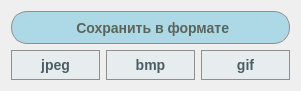
   <widget class="QWidget" name="gridLayoutWidget_3">
    <property name="geometry">
     <rect>
      <x>530</x>
      <y>760</y>
      <width>301</width>
      <height>91</height>
     </rect>
    </property>
    <layout class="QGridLayout" name="gridLayout_4">
     <item row="2" column="1">
      <widget class="QPushButton" name="pushButton_bmp">
       <property name="styleSheet">
        <string notr="true">QPushButton {
    background-color: rgb(231, 236, 238);
    border-radius: 16px;
    border: 1.4px solid #8f8f91;
    font: bold 14px;
    padding: 6px;
    color: rgb(74,94,101);
}

QPushButton:hover {
    background-color: rgb(200, 200, 200);
}

QPushButton:pressed {
    background-color: rgba(170, 174, 184); 
}
</string>
       </property>
       <property name="text">
        <string>bmp</string>
       </property>
      </widget>
     </item>
     <item row="2" column="2">
      <widget class="QPushButton" name="pushButton_gif">
       <property name="styleSheet">
        <string notr="true">QPushButton {
    background-color: rgb(231, 236, 238);
    border-radius: 16px;
    border: 1.4px solid #8f8f91;
    font: bold 14px;
    padding: 6px;
    color: rgb(74,94,101);
}

QPushButton:hover {
    background-color: rgb(200, 200, 200);
}

QPushButton:pressed {
    background-color: rgba(170, 174, 184); 
}
</string>
       </property>
       <property name="text">
        <string>gif</string>
       </property>
      </widget>
     </item>
     <item row="2" column="0">
      <widget class="QPushButton" name="pushButton_jpeg">
       <property name="styleSheet">
        <string notr="true">QPushButton {
    background-color: rgb(231, 236, 238);
    border-radius: 16px;
    border: 1.4px solid #8f8f91;
    font: bold 14px;
    padding: 6px;
    color: rgb(74,94,101);
}

QPushButton:hover {
    background-color: rgb(200, 200, 200);
}

QPushButton:pressed {
    background-color: rgba(170, 174, 184); 
}
</string>
       </property>
       <property name="text">
        <string>jpeg</string>
       </property>
      </widget>
     </item>
     <item row="0" column="0" colspan="3">
      <widget class="QLabel" name="label_23">
       <property name="styleSheet">
        <string notr="true">QLabel {
	background-color: rgb(173, 216, 230); 
    color: rgb(95, 94, 95); 
    border-radius: 16px;
    border: 1.4px solid #8f8f91;
    font: bold 14px;
    padding: 6px;
    color: rgb(91, 100, 91); 
	font-family: 'Open Sans', sans-serif; /* Укажите название шрифта */
    font-size: 14px; /* Размер шрифта */
}
</string>
       </property>
       <property name="text">
        <string>              Сохранить в формате</string>
       </property>
      </widget>
     </item>
    </layout>
   </widget>
